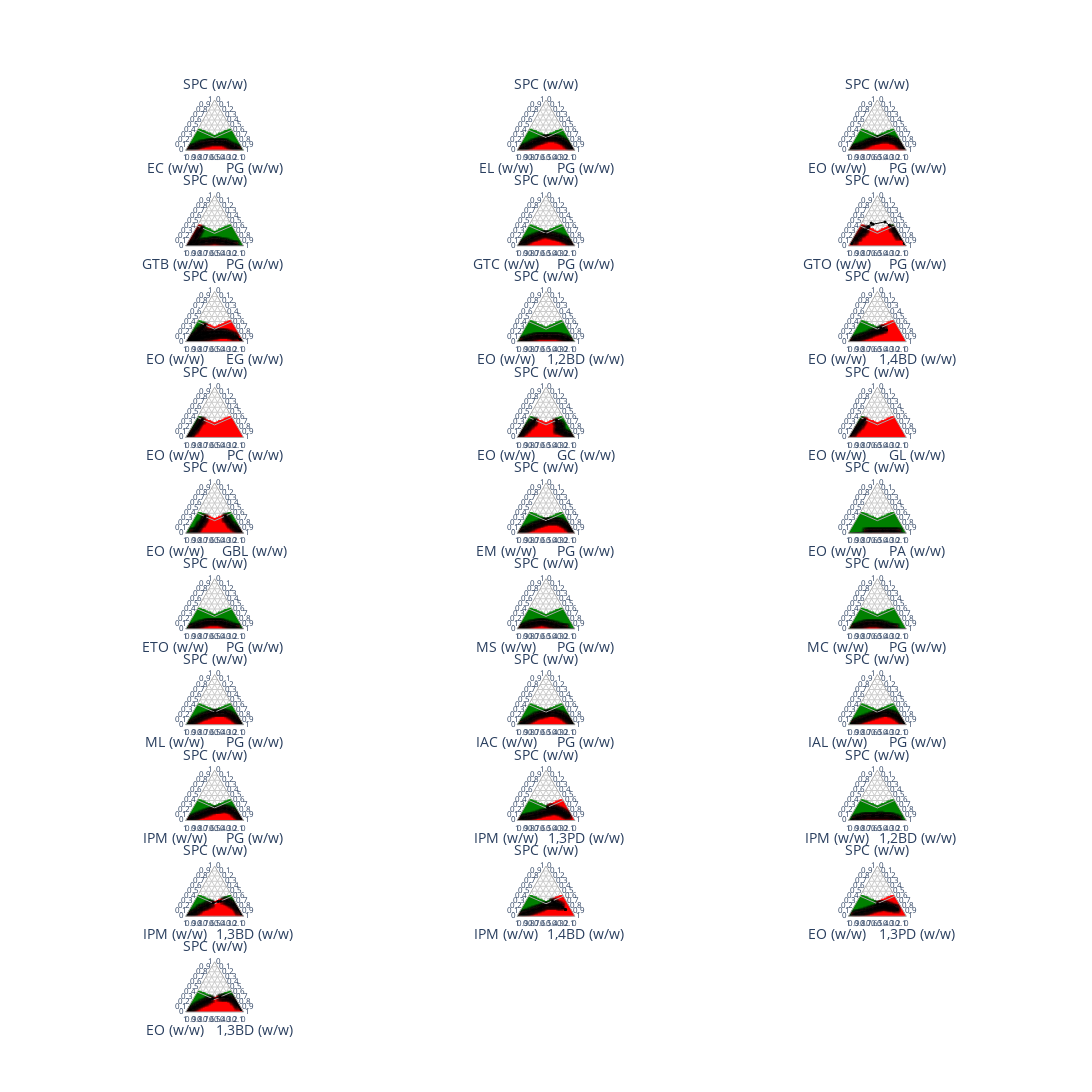

Notebook cell for this chart:
### Markdown cell above
# Plot

### Code cell
# Number of data points per phase diagram
pb_points = 407 

# Create figure with subplots
columns = 3
rows = int(np.ceil(phase_behaviour.shape[0]/(pb_points*columns)))

sub_specs = list()
for j in range(columns):
    sub_specs.append({'type': 'scatterternary'})

specs = list()
for i in range(rows):
    specs.append(sub_specs)

fig = make_subplots(
    rows = rows, 
    cols = columns,
    specs = specs,
    vertical_spacing=0.05
)

# Define investigated phase diagram area
area = np.array((0.4, 0.25, 0.4, 0.6, 0.375, 0, 0, 0.375, 0.6)).reshape(3,3)

# Define colour map
color_map = {
    "Microemulsion": "green",
    "Non-microemulsion": "red",
    "Boundary" : "grey"
}

# Plot each phase diagram
for i in range(int(phase_behaviour.shape[0]/pb_points)):

    # Helper values
    phase_diagram = i  # Phase diagram number
    j = phase_diagram*pb_points  # Starting point for each phase diagram dataset

    PS = phase_behaviour['PS'][j] # Polar solvent (PS) name abbreviation
    NPS = phase_behaviour['NPS'][j] # Non-polar solvent (NPS) name abbreviation

    row = int(np.floor(phase_diagram/columns)+1)
    column = np.remainder(phase_diagram,columns)+1
    
    for phase_behaviour_type, colour in color_map.items():
        # Get separate data series for microemulsions and non-micoremulsions and plot on ternary scatter plots
        if phase_behaviour_type == 'Microemulsion' or phase_behaviour_type == 'Non-microemulsion':
            SPC_conc = phase_behaviour[j:j+pb_points].loc[phase_behaviour['Phase behaviour'] == phase_behaviour_type, 'SPC concentration']
            NPS_conc = phase_behaviour[j:j+pb_points].loc[phase_behaviour['Phase behaviour'] == phase_behaviour_type, 'NPS concentration']
            PS_conc = phase_behaviour[j:j+pb_points].loc[phase_behaviour['Phase behaviour'] == phase_behaviour_type, 'PS concentration']
            
            fig.add_trace(go.Scatterternary({'mode' :'markers', 'a' : SPC_conc, 'b' : NPS_conc, 'c' : PS_conc,
                'marker_symbol': 'square', 
                'marker_size' :5,
                'marker_color': colour, 
                'marker_opacity' :0.75,
                'legendgroup' :phase_behaviour_type,  
                'name' :phase_behaviour_type,
                'hovertemplate':'PS: %{c}<br>SPC: %{a}<br> NPS: %{b}'}), 
                row = row, col = column)
        
        # Get separate data series for boundary data and plot on ternary scatter plots
        if phase_behaviour_type == 'Boundary':
            SPC_conc = phase_behaviour[j:j+pb_points].loc[phase_behaviour['Phase boundary'] == phase_behaviour_type, 'SPC concentration']
            NPS_conc = phase_behaviour[j:j+pb_points].loc[phase_behaviour['Phase boundary'] == phase_behaviour_type, 'NPS concentration']
            PS_conc = phase_behaviour[j:j+pb_points].loc[phase_behaviour['Phase boundary'] == phase_behaviour_type, 'PS concentration']
            
            # Plot phase boundary data
            fig.add_trace(go.Scatterternary({'mode' :'markers', 'a' : SPC_conc, 'b' : NPS_conc, 'c' : PS_conc,
                'marker_symbol': 'square-dot', 
                'marker_size' :5,
                'marker_line_color': 'black',
                'marker_line_width': 2,
                'marker_color': colour, 
                'marker_opacity' :0.25,
                'legendgroup' :phase_behaviour_type,  
                'name' :phase_behaviour_type, 
                'hovertemplate':'PS: %{c}<br>SPC: %{a}<br> NPS: %{b}'}), 
                row = row, col = column)
        
            # Plot investigated area boundary
            fig.add_trace(go.Scatterternary({'mode':'lines', 
            'a': area[0],
            'b': area[1],
            'c': area[2],
            'line_color': '#aaaaaa',
            'line_width': 1, 
            'name': 'Boundary of investigated area',
            'hovertemplate':'PS: %{c}<br>SPC: %{a}<br> NPS: %{b}'}),
            row = row, col = column)
        
        # Update axis names
        fig.update_ternaries(aaxis_title = 'SPC (w/w)', 
                            baxis_title = str(NPS + ' (w/w)'), 
                            caxis_title = str(PS + ' (w/w)'), 
                            row = row, col = column)
    
    # Get corresponding phase boundary data
    for k in range(raw_phase_behaviour.shape[0]):
        SPC_conc = raw_phase_behaviour.loc[((raw_phase_behaviour['NPS'] == NPS) & (raw_phase_behaviour['PS'] == PS)), 'SPC concentration']
        NPS_conc = raw_phase_behaviour.loc[((raw_phase_behaviour['NPS'] == NPS) & (raw_phase_behaviour['PS'] == PS)), 'NPS concentration']
        PS_conc = raw_phase_behaviour.loc[((raw_phase_behaviour['NPS'] == NPS) & (raw_phase_behaviour['PS'] == PS)), 'PS concentration']
        
    fig.add_trace(go.Scatterternary({'mode' :'lines+markers', 'a' : SPC_conc, 'b' : NPS_conc, 'c' : PS_conc,
        'line_color': 'black',
        'line_width': 1, 
        'marker_size': 3,
        'name': 'Boundary of investigated area',
        'hovertemplate':'PS: %{c}<br>SPC: %{a}<br> NPS: %{b}'}),
        row = row, col = column)

    # Update axis names
    fig.update_ternaries(aaxis_title = 'SPC (w/w)', 
                        baxis_title = str(NPS + ' (w/w)'), 
                        caxis_title = str(PS + ' (w/w)'), 
                        row = row, col = column)
    
# Update all plots formating
fig.update_ternaries(
    aaxis_dtick=0.1, baxis_dtick = 0.1, caxis_dtick = 0.1,
    aaxis_linecolor='#aaaaaa', baxis_linecolor='#aaaaaa', caxis_linecolor='#aaaaaa',
    aaxis_gridcolor='#cccccc', baxis_gridcolor='#cccccc', caxis_gridcolor='#cccccc',
    aaxis_tickfont_size=8, baxis_tickfont_size=8, caxis_tickfont_size=8, 
    bgcolor = 'white')

fig.update_layout(
    showlegend=False,
    autosize=False,
    width=1500,
    height=4000)


fig.show()
